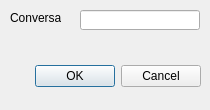
<?xml version="1.0" encoding="UTF-8"?>
<ui version="4.0">
 <class>WhatsProgNovaConversa</class>
 <widget class="QDialog" name="WhatsProgNovaConversa">
  <property name="geometry">
   <rect>
    <x>0</x>
    <y>0</y>
    <width>210</width>
    <height>110</height>
   </rect>
  </property>
  <property name="windowTitle">
   <string>Nova Conversa</string>
  </property>
  <widget class="QDialogButtonBox" name="buttonBox">
   <property name="geometry">
    <rect>
     <x>-140</x>
     <y>60</y>
     <width>341</width>
     <height>32</height>
    </rect>
   </property>
   <property name="orientation">
    <enum>Qt::Horizontal</enum>
   </property>
   <property name="standardButtons">
    <set>QDialogButtonBox::Cancel|QDialogButtonBox::Ok</set>
   </property>
  </widget>
  <widget class="QLabel" name="labelConversa">
   <property name="geometry">
    <rect>
     <x>10</x>
     <y>10</y>
     <width>51</width>
     <height>16</height>
    </rect>
   </property>
   <property name="text">
    <string>Conversa:</string>
   </property>
  </widget>
  <widget class="QLineEdit" name="lineEditConversa">
   <property name="geometry">
    <rect>
     <x>80</x>
     <y>10</y>
     <width>120</width>
     <height>20</height>
    </rect>
   </property>
  </widget>
 </widget>
 <resources/>
 <connections>
  <connection>
   <sender>buttonBox</sender>
   <signal>accepted()</signal>
   <receiver>WhatsProgNovaConversa</receiver>
   <slot>accept()</slot>
   <hints>
    <hint type="sourcelabel">
     <x>248</x>
     <y>254</y>
    </hint>
    <hint type="destinationlabel">
     <x>157</x>
     <y>274</y>
    </hint>
   </hints>
  </connection>
  <connection>
   <sender>buttonBox</sender>
   <signal>rejected()</signal>
   <receiver>WhatsProgNovaConversa</receiver>
   <slot>reject()</slot>
   <hints>
    <hint type="sourcelabel">
     <x>316</x>
     <y>260</y>
    </hint>
    <hint type="destinationlabel">
     <x>286</x>
     <y>274</y>
    </hint>
   </hints>
  </connection>
 </connections>
</ui>
